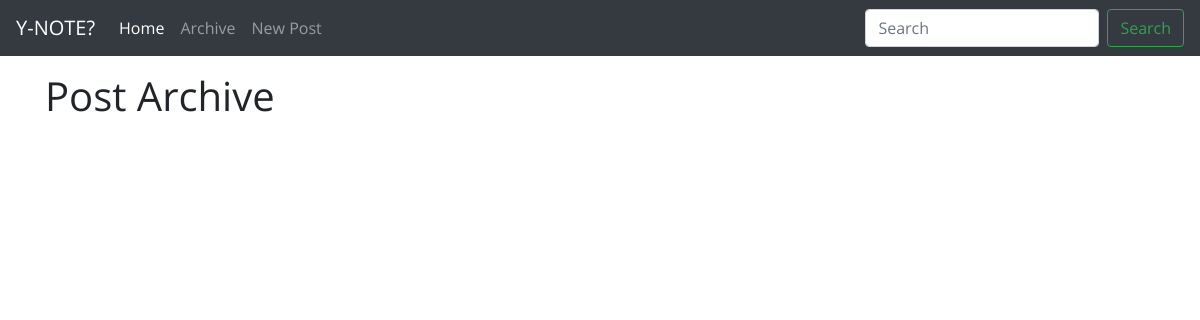
The app's page /archive.php, older data.
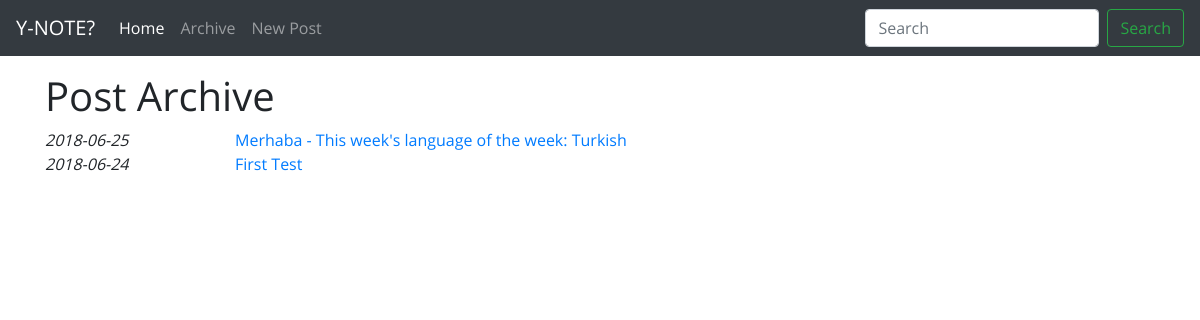
The same page, newer data.
### tables this page shows
CREATE TABLE `post` (
  `id_post` int(11) NOT NULL,
  `date_post` date DEFAULT NULL,
  `title_post` varchar(255) DEFAULT NULL,
  `content` text
);

### archive.php (the view, shortened to what this page needs)
<?php
    include "header.php";
    include "navbar.php";
    include_once "config.php";
    $sql = "SELECT id_post, date_post, title_post FROM post ORDER BY date_post DESC";
    $result_sql = mysqli_query($db_handle, $sql);
    echo "<h1>Post Archive</h1>";
    while($row = mysqli_fetch_array($result_sql)) {
        echo <<<EOD
    <div class="row">
        <div class="col-md-2">
            <em>{$row['date_post']}</em>
        </div>
        <div class="col-md-10">
            <a href="readpost.php?id-post={$row['id_post']}">{$row['title_post']}</a>
        </div>
    </div>
EOD;
    }
    include "tail.php";

Row changes from the older to the newer data that the page shows:
added post: date_post "2018-06-25", title_post "Merhaba - This week's language of the week: Turkish"
added post: date_post "2018-06-24", title_post "First Test"
